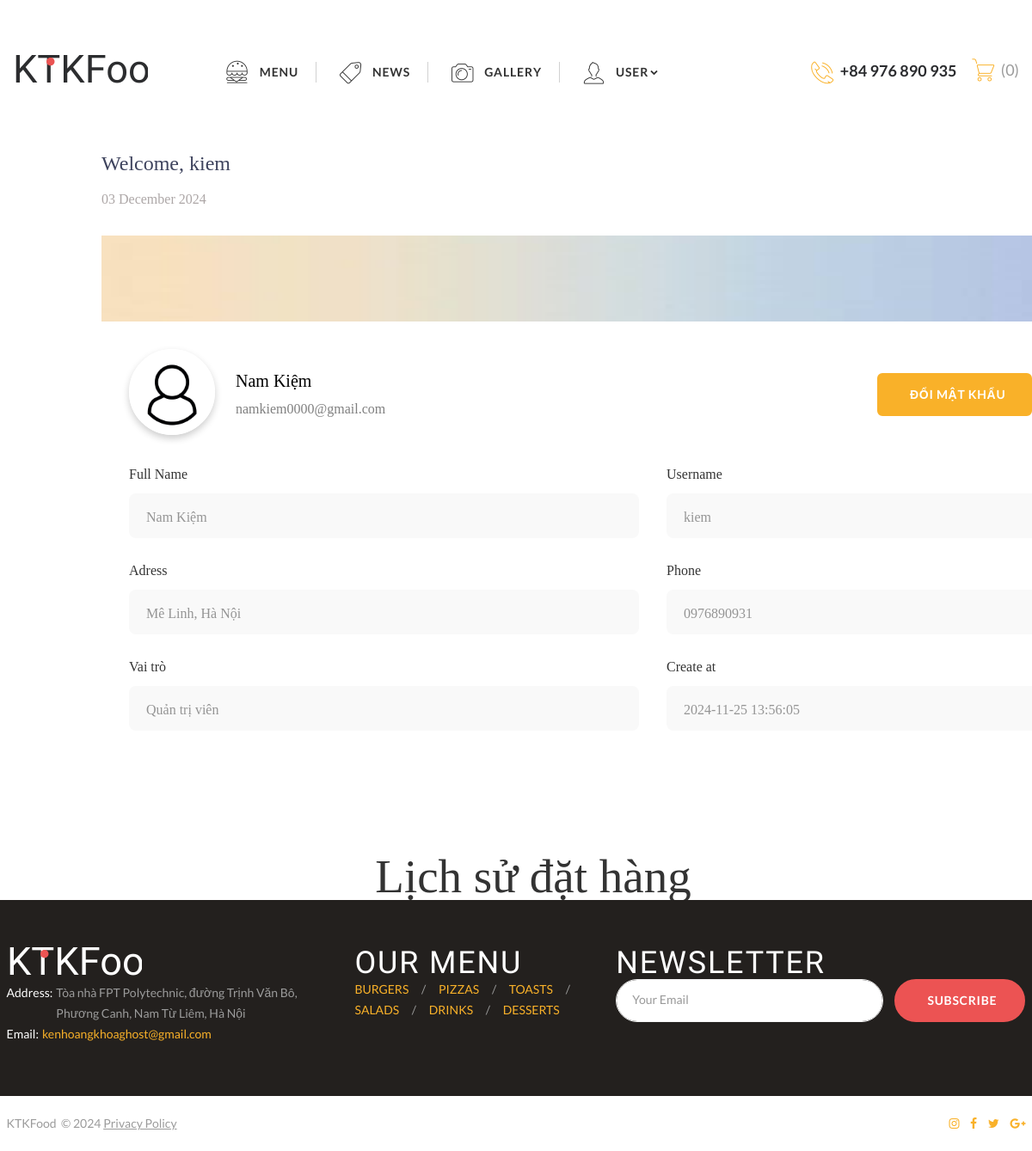
The app's page /?act=userprofile (signed in) with its own data.
### tables this page shows
CREATE TABLE `account` (
  `user_id` int NOT NULL,
  `Name` varchar(100) NOT NULL,
  `username` varchar(100) NOT NULL,
  `password` varchar(100) NOT NULL,
  `adress` text NOT NULL,
  `phone` varchar(11) NOT NULL,
  `email` varchar(100) NOT NULL,
  `created_at` timestamp NOT NULL DEFAULT CURRENT_TIMESTAMP,
  `status` enum('Mở','Khóa') DEFAULT 'Mở',
  `role` enum('admin','user','shipper') NOT NULL
);

### config/conn.php (called while the page is built, shortened)
<?php
function connectDB()
{
    $host = "mysql:host=localhost;dbname=ktk;charset=utf8";
    $user = "root";
    $pass = "";
    try {
        $conn = new PDO($host, $user, $pass);
        return $conn;
    } catch (PDOException $e) {
        echo "lỗi kết nối " . $e->getMessage();
    }
}
?>

### model/client/userprofileModel.php (called while the page is built, shortened)
<?php
class userprofileModel
{
    public $conn;
    public function __construct()
    {
        $this->conn =  connectDB();
    }
    function userprofile($username)
    {
        $sql = "SELECT * FROM account where username = '$username'";
        return $this->conn->query($sql)->fetch();
    }
}

### views/client/userprofile.php (the view, shortened to what this page needs)
<!DOCTYPE html>
<html class="wide wow-animation" lang="en">
<head>
    <link rel="stylesheet" href="assets/css/bootstrap.css" />
    <link rel="stylesheet" href="assets/css/fonts.css" />
    <link rel="stylesheet" href="assets/css/style.css" />
</head>
<body>
    <div class="page text-center">
        <?php
        require_once 'component/client/header.php'
        ?>
        <main class="page-content">
            <div style="width: 1024px; height: 824px; position: relative;">
                <div style="width: 233px; height: 72px; left: 118px; top: 32px; position: absolute">
                    <div style="left: 0px; top: 0px; position: absolute; color: #3E435D; font-size: 24px; font-family: Poppins; font-weight: 500; word-wrap: break-word">Welcome, <?= $userprofile['username'] ?></div>
                    <div style="left: 0px; top: 48px; position: absolute; color: #ADA7A7; font-size: 16px; font-family: Poppins; font-weight: 400; word-wrap: break-word"><?php echo date('d F Y'); ?></div>
                </div>
                <img style="width: 1282px; height: 100px; left: 118px; top: 136px; position: absolute" src="assets/images/c49569c230bae5019749505e1a535070.jpg" />
                <div>
                    <img style="width: 100px; height: 100px; left: 150px; top: 268px; position: absolute; border-radius: 9999px;
            overflow: hidden;
            box-shadow: 0 4px 8px rgba(0, 0, 0, 0.2);
            border: 4px solid #fff; " src="assets/images/avatar.jpg" />
                    <div style="width: 198px; height: 60px; left: 274px; top: 288px; position: absolute">
                        <div style="left: 0px; top: 0px; position: absolute; color: black; font-size: 20px; font-family: Poppins; font-weight: 500; word-wrap: break-word"><?= $userprofile['Name'] ?></div>
                        <div style="left: 0px; top: 36px; position: absolute; opacity: 0.50; color: black; font-size: 16px; font-family: Poppins; font-weight: 400; word-wrap: break-word"><?= $userprofile['email'] ?></div>
                    </div>
                    <div style="width: 180px; left: 1020px; top: 296px; position: absolute">
                        <button style="width: 180px;" class="btn btn-primary" data-bs-toggle="modal" data-bs-target="#updatepassModal">Đổi mật khẩu</button>
                    </div>
                </div>
                <div>
                    <div style="left: 150px; top: 400px; position: absolute; opacity: 0.80; color: black; font-size: 16px; font-family: Poppins; font-weight: 400; word-wrap: break-word">Full Name</div>
                    <div style="width: 593px; height: 52px; left: 150px; top: 436px; position: absolute; background: #F9F9F9; border-radius: 8px"></div>
                    <div style="left: 170px; top: 450px; position: absolute; opacity: 0.40; color: black; font-size: 16px; font-family: Poppins; font-weight: 400; word-wrap: break-word"><?= $userprofile['Name'] ?></div>
                </div>
                <div>
                    <div style="left: 150px; top: 512px; position: absolute; opacity: 0.80; color: black; font-size: 16px; font-family: Poppins; font-weight: 400; word-wrap: break-word">Adress</div>
                    <div style="width: 593px; height: 52px; left: 150px; top: 548px; position: absolute; background: #F9F9F9; border-radius: 8px"></div>
                    <div style="left: 170px; top: 562px; position: absolute; opacity: 0.40; color: black; font-size: 16px; font-family: Poppins; font-weight: 400; word-wrap: break-word"><?= $userprofile['adress'] ?></div>
                </div>
                <div>
                    <div style="left: 150px; top: 624px; position: absolute; opacity: 0.80; color: black; font-size: 16px; font-family: Poppins; font-weight: 400; word-wrap: break-word">Vai trò</div>
                    <div style="width: 593px; height: 52px; left: 150px; top: 660px; position: absolute; background: #F9F9F9; border-radius: 8px"></div>
                    <div style="left: 170px; top: 674px; position: absolute; opacity: 0.40; color: black; font-size: 16px; font-family: Poppins; font-weight: 400; word-wrap: break-word"><?php
                                                                                                                                                                                            if ($userprofile['role'] === 'admin') {
                                                                                                                                                                                                echo 'Quản trị viên';
                                                                                                                                                                                            } else {
                                                                                                                                                                                                echo 'Người dùng';
                                                                                                                                                                                            } ?></div>
                </div>
                <div>
                    <div style="left: 775px; top: 400px; position: absolute; opacity: 0.80; color: black; font-size: 16px; font-family: Poppins; font-weight: 400; word-wrap: break-word">Username</div>
                    <div style="width: 593px; height: 52px; left: 775px; top: 436px; position: absolute; background: #F9F9F9; border-radius: 8px"></div>
                    <div style="left: 795px; top: 450px; position: absolute; opacity: 0.40; color: black; font-size: 16px; font-family: Poppins; font-weight: 400; word-wrap: break-word"><?= $userprofile['username'] ?></div>
                </div>
                <div>
                    <div style="left: 775px; top: 512px; position: absolute; opacity: 0.80; color: black; font-size: 16px; font-family: Poppins; font-weight: 400; word-wrap: break-word">Phone</div>
                    <div style="width: 593px; height: 52px; left: 775px; top: 548px; position: absolute; background: #F9F9F9; border-radius: 8px"></div>
                    <div style="left: 795px; top: 562px; position: absolute; opacity: 0.40; color: black; font-size: 16px; font-family: Poppins; font-weight: 400; word-wrap: break-word"><?= $userprofile['phone'] ?></div>
                </div>
                <div>
                    <div style="left: 775px; top: 624px; position: absolute; opacity: 0.80; color: black; font-size: 16px; font-family: Poppins; font-weight: 400; word-wrap: break-word">Create at</div>
                    <div style="width: 593px; height: 52px; left: 775px; top: 660px; position: absolute; background: #F9F9F9; border-radius: 8px"></div>
                    <div style="left: 795px; top: 674px; position: absolute; opacity: 0.40; color: black; font-size: 16px; font-family: Poppins; font-weight: 400; word-wrap: break-word"><?= $userprofile['created_at'] ?></div>
                </div>
        </main>
        <div class="container-fluid">
            <h3 class="order-management-header">Lịch sử đặt hàng</h3>
                            </div>
                        </div>
        <?php require_once 'component/client/footer.php' ?>
</body>
</html>

### views/client/userprofile.php (style rules this page uses)
.container-fluid { padding-top: 30px; width: 1240px; margin: 0 auto; margin-bottom: 20px; }
.order-management-header { color: #333; margin-bottom: 25px; text-align: center; margin-top: 20px; font-family: 'Times New Roman', Times, serif; }

### records on screen
account: username "kiem", Name "Nam Kiệm", email "namkiem0000@gmail.com", adress "Mê Linh, Hà Nội", phone "0976890931", created_at "2024-11-25 13:56:05"
